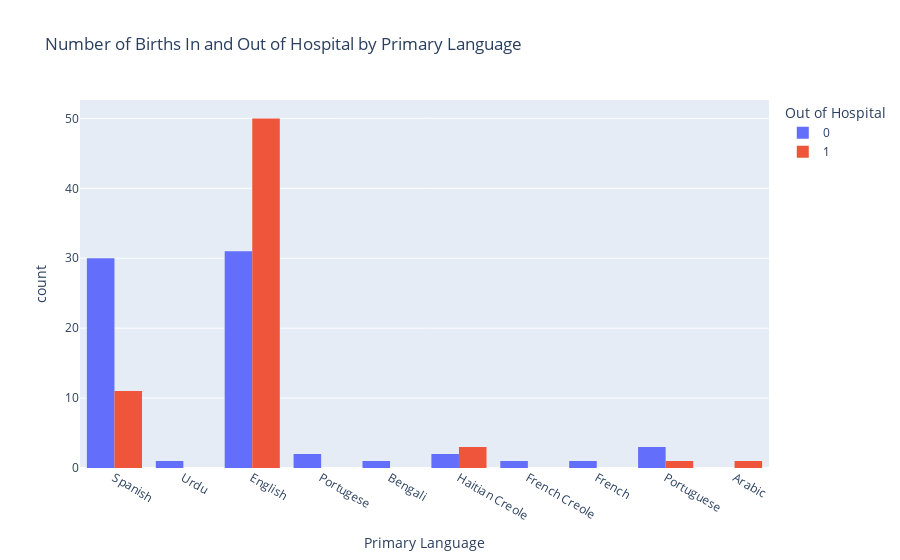
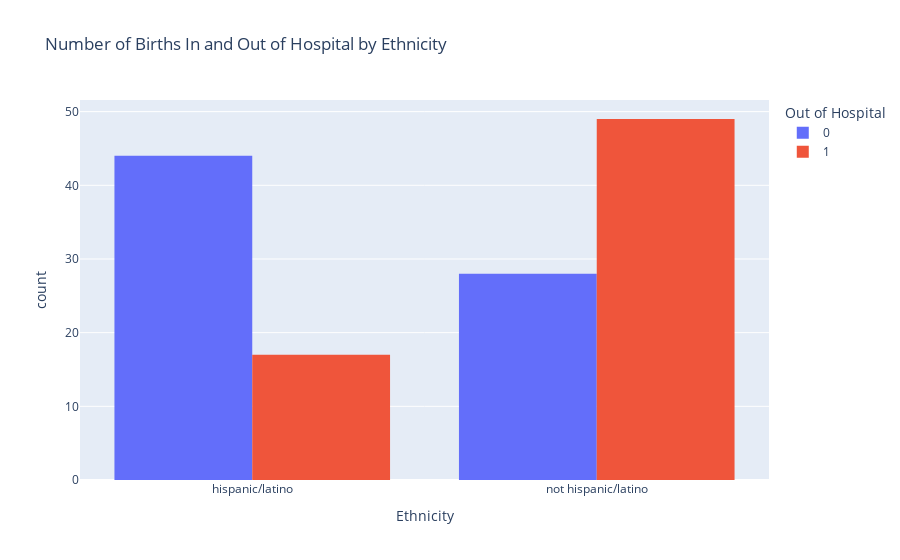

Notebook code cell kept with these figures, in order:
### Markdown cell above
### Interpretation:

* Chi-Square Value: A larger value indicates a greater difference between the observed counts and what would be expected if the variables were independent.

* P-Value: Tells you whether or not the association is statistically significant. Typically, if the p-value is less than 0.05, we might conclude that there is a significant association between the variables.

* Degrees of Freedom: This is equal to (number of rows - 1) x (number of columns - 1) in the contingency table. It helps in determining the critical value for the chi-square distribution.

For interpretation, we would usually focus on the P-Value. If it's below a significance level (commonly 0.05), it suggests that the observed distribution is significantly different from what you'd expect if the variables were independent, indicating an association.

For the variable `Race`, `Ethnicity` and `PrimaryLanguage`, the very low p-value indicates that there is a statistically significant association between race and whether the birth occurred in or out of the hospital. This suggests that race and the language might play a role in the choice or circumstances of the birth location.

For the variable `PregnancyComplications`, the p-value is much greater than 0.05, suggesting that there is no statistically significant association between pregnancy complications and birth location. Pregnancy complications do not appear to be a determining factor in whether a birth occurs in or out of the hospital.

### Code cell
import pandas as pd
import plotly.express as px

# Assuming your dataframe is named df, and has columns 'OutofHospital', 'PrimaryLanguage' and 'Ethnicity'

# Plot for PrimaryLanguage
fig1 = px.histogram(df, x="PrimaryLanguage", color="OutofHospital",
                    barmode="group", nbins=len(df["PrimaryLanguage"].unique()),
                    labels={"PrimaryLanguage": "Primary Language", "OutofHospital": "Out of Hospital"},
                    title="Number of Births In and Out of Hospital by Primary Language")

fig1.show()


# Plot for Ethnicity
fig2 = px.histogram(df, x="Ethnicity", color="OutofHospital",
                    barmode="group", nbins=len(df["Ethnicity"].unique()),
                    labels={"Ethnicity": "Ethnicity", "OutofHospital": "Out of Hospital"},
                    title="Number of Births In and Out of Hospital by Ethnicity",
)

fig2.show()

# export plotly figures to html
import plotly.io as pio
pio.write_html(fig1, file='fig1.html', auto_open=False)
pio.write_html(fig2, file='fig2.html', auto_open=False)

### Figure 1 — Plotly figure (JSON) as saved in the notebook; plotly's stock layout.template omitted (floating-point values rounded to 4 significant figures)
{"data": [{"alignmentgroup": "True", "bingroup": "x", "hovertemplate": "Out of Hospital=0<br>Primary Language=%{x}<br>count=%{y}<extra></extra>", "legendgroup": "0", "marker": {"color": "#636efa", "pattern": {"shape": ""}}, "name": "0", "nbinsx": 10, "offsetgroup": "0", "orientation": "v", "showlegend": true, "type": "histogram", "x": ["Spanish", "Urdu", "Spanish", "English", "English", "Spanish", "English", "English", "Spanish", "Spanish", "English", "Spanish", "English", "English", "English", "English", "Spanish", "English", "Spanish", "Portugese", "Spanish", "English", "English", "Bengali", "Spanish", "Spanish", "English", "English", "Spanish", "English", "Spanish", "Spanish", "English", "English", "Spanish", "Spanish", "English", "Spanish", "Spanish", "Spanish", "Portugese", "Spanish", "English", "Haitian Creole", "Spanish", "French Creole", "Haitian Creole", "English", "English", "Spanish", "French", "English", "English", "Spanish", "English", "Spanish", "English", "Spanish", "English", "English", "Portuguese", "Spanish", "English", "English", "Spanish", "English", "Portuguese", "Spanish", "Spanish", "Portuguese", "English", "Spanish"], "xaxis": "x", "yaxis": "y"}, {"alignmentgroup": "True", "bingroup": "x", "hovertemplate": "Out of Hospital=1<br>Primary Language=%{x}<br>count=%{y}<extra></extra>", "legendgroup": "1", "marker": {"color": "#EF553B", "pattern": {"shape": ""}}, "name": "1", "nbinsx": 10, "offsetgroup": "1", "orientation": "v", "showlegend": true, "type": "histogram", "x": ["English", "Spanish", "English", "English", "English", "English", "English", "English", "Haitian Creole", "English", "Spanish", "English", "English", "Spanish", "English", "English", "English", "English", "Spanish", "English", "Haitian Creole", "English", "English", "English", "English", "English", "English", "English", "English", "English", "English", "English", "English", "English", "English", "English", "Spanish", "English", "English", "English", "English", "Spanish", "English", "Spanish", "English", "English", "Spanish", "English", "English", "English", "English", "Spanish", "English", "English", "English", "Spanish", "Arabic", "Portuguese", "Haitian Creole", "English", "English", "English", "English", "English", "Spanish", "English"], "xaxis": "x", "yaxis": "y"}], "layout": {"barmode": "group", "legend": {"title": {"text": "Out of Hospital"}, "tracegroupgap": 0}, "title": {"text": "Number of Births In and Out of Hospital by Primary Language"}, "xaxis": {"anchor": "y", "domain": [0, 1], "title": {"text": "Primary Language"}}, "yaxis": {"anchor": "x", "domain": [0, 1], "title": {"text": "count"}}}}

### Figure 2 — Plotly figure (JSON) as saved in the notebook; plotly's stock layout.template omitted (floating-point values rounded to 4 significant figures)
{"data": [{"alignmentgroup": "True", "bingroup": "x", "hovertemplate": "Out of Hospital=0<br>Ethnicity=%{x}<br>count=%{y}<extra></extra>", "legendgroup": "0", "marker": {"color": "#636efa", "pattern": {"shape": ""}}, "name": "0", "nbinsx": 2, "offsetgroup": "0", "orientation": "v", "showlegend": true, "type": "histogram", "x": ["hispanic/latino", "not hispanic/latino", "hispanic/latino", "hispanic/latino", "hispanic/latino", "hispanic/latino", "not hispanic/latino", "not hispanic/latino", "hispanic/latino", "hispanic/latino", "not hispanic/latino", "hispanic/latino", "hispanic/latino", "not hispanic/latino", "hispanic/latino", "not hispanic/latino", "hispanic/latino", "not hispanic/latino", "hispanic/latino", "not hispanic/latino", "hispanic/latino", "not hispanic/latino", "not hispanic/latino", "not hispanic/latino", "hispanic/latino", "hispanic/latino", "hispanic/latino", "not hispanic/latino", "hispanic/latino", "not hispanic/latino", "hispanic/latino", "hispanic/latino", "hispanic/latino", "not hispanic/latino", "hispanic/latino", "hispanic/latino", "not hispanic/latino", "hispanic/latino", "not hispanic/latino", "hispanic/latino", "hispanic/latino", "hispanic/latino", "hispanic/latino", "not hispanic/latino", "hispanic/latino", "not hispanic/latino", "not hispanic/latino", "hispanic/latino", "not hispanic/latino", "hispanic/latino", "not hispanic/latino", "hispanic/latino", "not hispanic/latino", "hispanic/latino", "not hispanic/latino", "hispanic/latino", "not hispanic/latino", "hispanic/latino", "not hispanic/latino", "not hispanic/latino", "hispanic/latino", "hispanic/latino", "not hispanic/latino", "hispanic/latino", "hispanic/latino", "hispanic/latino", "hispanic/latino", "hispanic/latino", "hispanic/latino", "hispanic/latino", "not hispanic/latino", "hispanic/latino"], "xaxis": "x", "yaxis": "y"}, {"alignmentgroup": "True", "bingroup": "x", "hovertemplate": "Out of Hospital=1<br>Ethnicity=%{x}<br>count=%{y}<extra></extra>", "legendgroup": "1", "marker": {"color": "#EF553B", "pattern": {"shape": ""}}, "name": "1", "nbinsx": 2, "offsetgroup": "1", "orientation": "v", "showlegend": true, "type": "histogram", "x": ["not hispanic/latino", "hispanic/latino", "not hispanic/latino", "not hispanic/latino", "not hispanic/latino", "not hispanic/latino", "not hispanic/latino", "not hispanic/latino", "not hispanic/latino", "hispanic/latino", "hispanic/latino", "hispanic/latino", "not hispanic/latino", "hispanic/latino", "not hispanic/latino", "hispanic/latino", "not hispanic/latino", "not hispanic/latino", "hispanic/latino", "not hispanic/latino", "not hispanic/latino", "not hispanic/latino", "not hispanic/latino", "not hispanic/latino", "not hispanic/latino", "not hispanic/latino", "not hispanic/latino", "hispanic/latino", "not hispanic/latino", "not hispanic/latino", "not hispanic/latino", "not hispanic/latino", "not hispanic/latino", "not hispanic/latino", "not hispanic/latino", "not hispanic/latino", "hispanic/latino", "hispanic/latino", "not hispanic/latino", "not hispanic/latino", "not hispanic/latino", "hispanic/latino", "not hispanic/latino", "hispanic/latino", "not hispanic/latino", "not hispanic/latino", "hispanic/latino", "not hispanic/latino", "not hispanic/latino", "not hispanic/latino", "not hispanic/latino", "hispanic/latino", "not hispanic/latino", "hispanic/latino", "not hispanic/latino", "hispanic/latino", "not hispanic/latino", "hispanic/latino", "not hispanic/latino", "not hispanic/latino", "not hispanic/latino", "not hispanic/latino", "not hispanic/latino", "not hispanic/latino", "not hispanic/latino", "not hispanic/latino"], "xaxis": "x", "yaxis": "y"}], "layout": {"barmode": "group", "legend": {"title": {"text": "Out of Hospital"}, "tracegroupgap": 0}, "title": {"text": "Number of Births In and Out of Hospital by Ethnicity"}, "xaxis": {"anchor": "y", "domain": [0, 1], "title": {"text": "Ethnicity"}}, "yaxis": {"anchor": "x", "domain": [0, 1], "title": {"text": "count"}}}}
